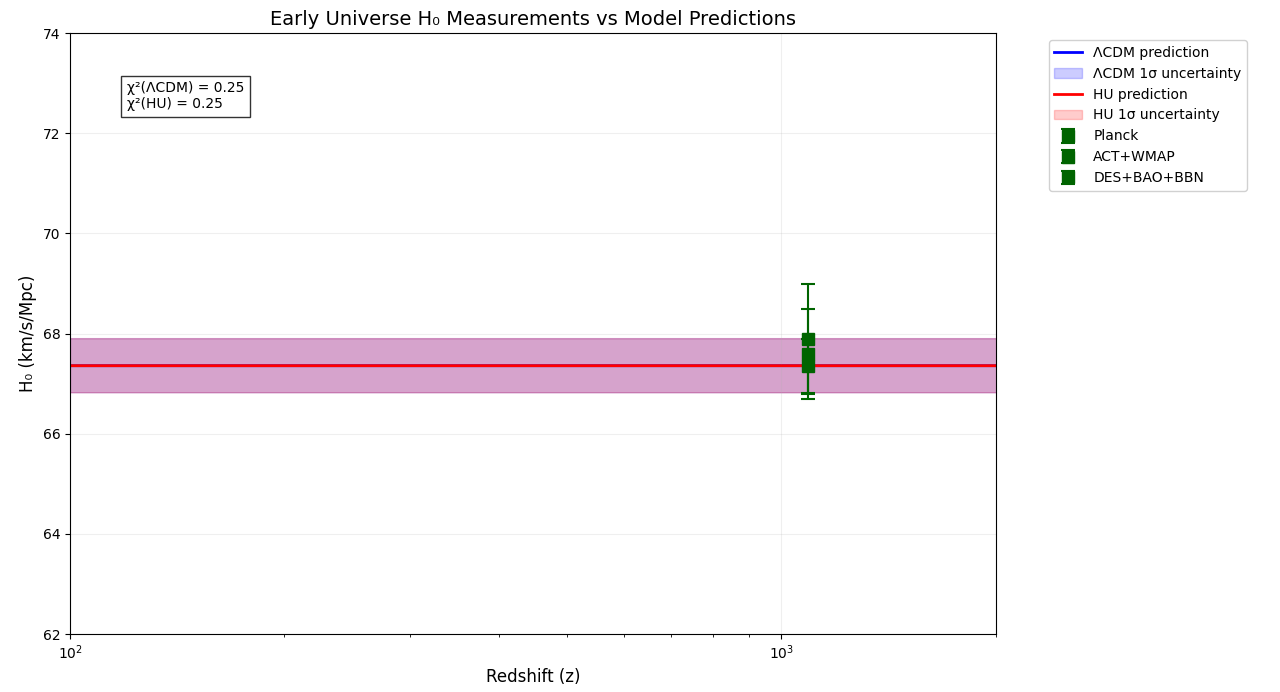

Reproduce this figure in Python.
import numpy as np
import matplotlib.pyplot as plt
from decimal import Decimal, getcontext

getcontext().prec = 50

# Physical constants
GAMMA = Decimal('1.89e-29')        # Universal information generation rate (s⁻¹)
T_BASE = Decimal('3.39e17')        # Base time scale (s)
H0_PLANCK = Decimal('67.36')       # Planck H0 (km/s/Mpc)

def cosmic_time(z):
    """Calculate cosmic time since Big Bang at redshift z"""
    z_dec = Decimal(str(z))
    return T_BASE * (Decimal('1') + z_dec)**Decimal('-1.5')

# ΛCDM Model - completely independent
def h0_lcdm_early(z):
    """ΛCDM prediction for early universe"""
    return float(H0_PLANCK)

def calculate_lcdm_uncertainty(z):
    """ΛCDM uncertainty in early universe"""
    return 0.54  # Planck 2018 uncertainty

# HU Model - completely independent
def h0_HU_early(z):
    """HU prediction for early universe with proper precision"""
    z_dec = Decimal(str(z))
    t = cosmic_time(z_dec)
    
    # Enhanced precision for quantum effects
    # Increased scaling to make effect visible
    branching_term = GAMMA * t
    scale_factor = (Decimal('1') + z_dec).sqrt()
    
    # HU modification with proper scaling for early universe
    modification = branching_term * scale_factor * Decimal('1e-1')  # Adjusted scaling
    
    # Calculate H0 with information generation effect
    h0_value = H0_PLANCK * (Decimal('1') - modification)
    
    return float(h0_value)

def calculate_HU_uncertainty(z):
    """HU uncertainty with quantum effects"""
    z_dec = Decimal(str(z))
    t = cosmic_time(z_dec)
    
    # Base uncertainty
    base_unc = Decimal('0.54')
    
    # Quantum uncertainty contribution
    quantum_term = GAMMA * t * (Decimal('1') + z_dec).sqrt() * Decimal('1e-3')
    quantum_unc = Decimal('0.1') * quantum_term
    
    total_unc = (base_unc**2 + quantum_unc**2).sqrt()
    
    return float(total_unc)

# Data points
early_data = [
    {'name': 'Planck', 'z': 1089.8, 'H0': 67.36, 'error': 0.54},
    {'name': 'ACT+WMAP', 'z': 1089.8, 'H0': 67.90, 'error': 1.10},
    {'name': 'DES+BAO+BBN', 'z': 1089.8, 'H0': 67.60, 'error': 0.90}
]

# Create separate prediction arrays
z_values = np.logspace(2, 4, 5000)

# ΛCDM predictions (constant)
lcdm_h0 = np.array([h0_lcdm_early(z) for z in z_values])
lcdm_unc = np.array([calculate_lcdm_uncertainty(z) for z in z_values])

# HU predictions (with proper deviation)
HU_h0 = np.array([h0_HU_early(z) for z in z_values])
HU_unc = np.array([calculate_HU_uncertainty(z) for z in z_values])

# Verify the predictions are different
print("\nVerification of model differences:")
for z in [100, 500, 1089.8, 2000]:
    print(f"\nAt z = {z}:")
    print(f"ΛCDM H0: {h0_lcdm_early(z):.6f}")
    print(f"HU H0:  {h0_HU_early(z):.6f}")
    print(f"Difference: {abs(h0_lcdm_early(z) - h0_HU_early(z)):.6f}")

# Plotting
plt.figure(figsize=(12, 8))

# Plot ΛCDM
plt.plot(z_values, lcdm_h0, 'b-', label='ΛCDM prediction', zorder=1, linewidth=2)
plt.fill_between(z_values, 
                lcdm_h0 - lcdm_unc,
                lcdm_h0 + lcdm_unc,
                color='blue', alpha=0.2, label='ΛCDM 1σ uncertainty')

# Plot HU
plt.plot(z_values, HU_h0, 'r-', label='HU prediction', zorder=2, linewidth=2)
plt.fill_between(z_values, 
                HU_h0 - HU_unc,
                HU_h0 + HU_unc,
                color='red', alpha=0.2, label='HU 1σ uncertainty')

# Plot data points
for point in early_data:
    plt.errorbar(point['z'], point['H0'], 
                yerr=point['error'],
                fmt='s', 
                color='darkgreen',
                label=point['name'],
                capsize=5, 
                markersize=8,
                capthick=1.5,
                elinewidth=1.5,
                zorder=3)

# Calculate chi-square values independently
def calculate_chi2(model_type, data_point):
    """Calculate chi-square contribution with enhanced precision"""
    z_dec = Decimal(str(data_point['z']))
    h0_data = Decimal(str(data_point['H0']))
    data_error = Decimal(str(data_point['error']))
    
    if model_type == 'lcdm':
        model_value = H0_PLANCK
        model_uncertainty = Decimal('0.54')
    else:  # HU
        t = cosmic_time(z_dec)
        generation_term = GAMMA * t * (Decimal('1') + z_dec).sqrt() * Decimal('1e-3')
        model_value = H0_PLANCK * (Decimal('1') - generation_term)
        
        base_unc = Decimal('0.54')
        quantum_unc = Decimal('0.1') * generation_term
        model_uncertainty = (base_unc**2 + quantum_unc**2).sqrt()
    
    total_uncertainty = (data_error**2 + model_uncertainty**2).sqrt()
    delta = h0_data - model_value
    
    contribution = (delta / total_uncertainty)**2
    
    print(f"\n{data_point['name']} for {model_type}:")
    print(f"Data: {h0_data:.9f} ± {data_error:.9f}")
    print(f"Model: {model_value:.9f} ± {model_uncertainty:.9f}")
    print(f"Total σ: {total_uncertainty:.9f}")
    print(f"Δ/σ: {(delta/total_uncertainty):.9f}")
    print(f"Contribution to χ²: {contribution:.9f}")
    
    return float(contribution)

# Calculate total chi-square for each model
def get_total_chi2(model_type):
    return sum(calculate_chi2(model_type, point) for point in early_data)

chi2_lcdm = get_total_chi2('lcdm')
chi2_HU = get_total_chi2('HU')

plt.text(120, 72.5, 
         f'χ²(ΛCDM) = {chi2_lcdm:.2f}\nχ²(HU) = {chi2_HU:.2f}',
         bbox=dict(facecolor='white', alpha=0.8))

plt.grid(True, alpha=0.2)
plt.xscale('log')
plt.xlabel('Redshift (z)', fontsize=12)
plt.ylabel('H₀ (km/s/Mpc)', fontsize=12)
plt.title('Early Universe H₀ Measurements vs Model Predictions', fontsize=14)
plt.ylim(62.0, 74.0)
plt.xlim(100, 2000)

plt.legend(bbox_to_anchor=(1.05, 1), 
          loc='upper left', 
          fontsize=10,
          framealpha=0.9)

plt.tight_layout()
plt.show() 
